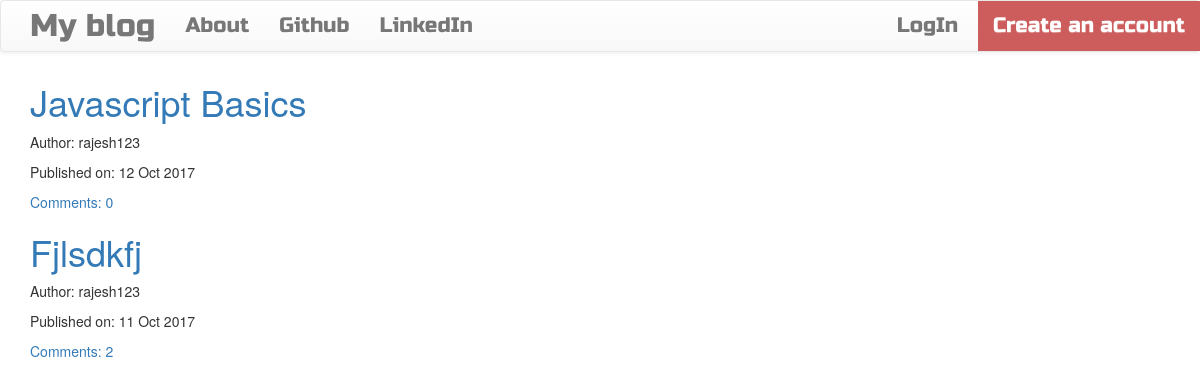
The app's page /, older data.
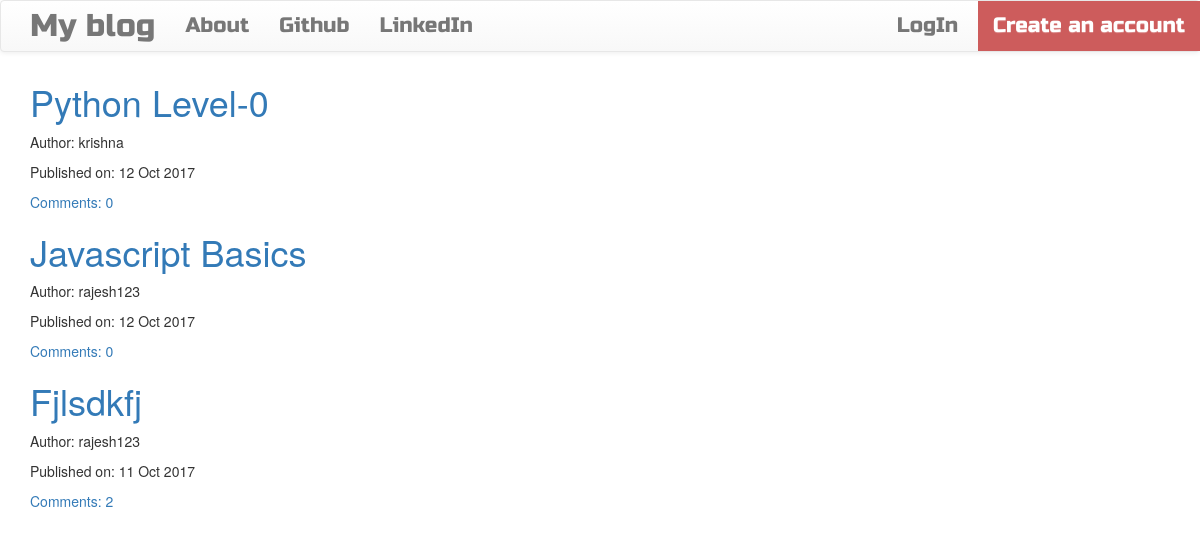
The same page, newer data.
### blog/models.py (models this page shows, shortened)
class CommonField(models.Model):
    text = models.TextField()
    created_date = models.DateTimeField(default=timezone.now)
    class Meta:
        abstract = True

class Post(CommonField):
    title = models.CharField(max_length=200)
    author = models.ForeignKey(User, on_delete=models.CASCADE)
    published_date = models.DateTimeField(blank=True, null=True)
    def approved_comments(self):
        return self.comments.filter(approved_comment=True)

### blog/views.py (the view)
# urls.py: url(r'^$', views.PostListView.as_view(), name='post_list'),
class PostListView(ListView):
    model = Post
    def get_queryset(self): # Instead of getting all rows, we are filtering here
        return Post.objects.filter(published_date__lte=timezone.now()).order_by('-published_date')

### blog/templates/blog/post_list.html
{% extends 'blog/base.html' %}
{% block content %}
  <div class="centerstage">
      {% for post in post_list %}
        <div class="post">
          <h1><a style="text-decoration:none;" href="{% url 'post_detail' pk=post.pk %}">{{post.title|title}}</a></h1>
          <div class="date">
            <p>Author: {{post.author}}</p>
            <p>Published on: {{post.published_date|date:"d M Y"}}</p>
          </div>
          <a style="text-decoration:none;" href="{% url 'post_detail' pk=post.pk %}">Comments: {{post.approved_comments.count}}</a>
        </div>
      {% endfor %}
  </div>
{% endblock %}

Row changes from the older to the newer data that the page shows:
now on this page (row edited): Post: title "Python Level-0", author "krishna", published_date "12 Oct 2017", approved_comments.count "0"
